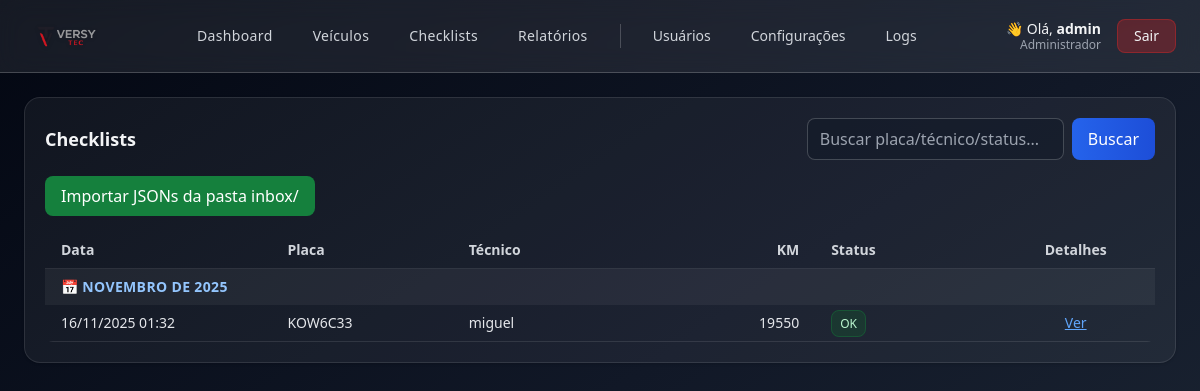
The app's page /checklists (signed in), older data.
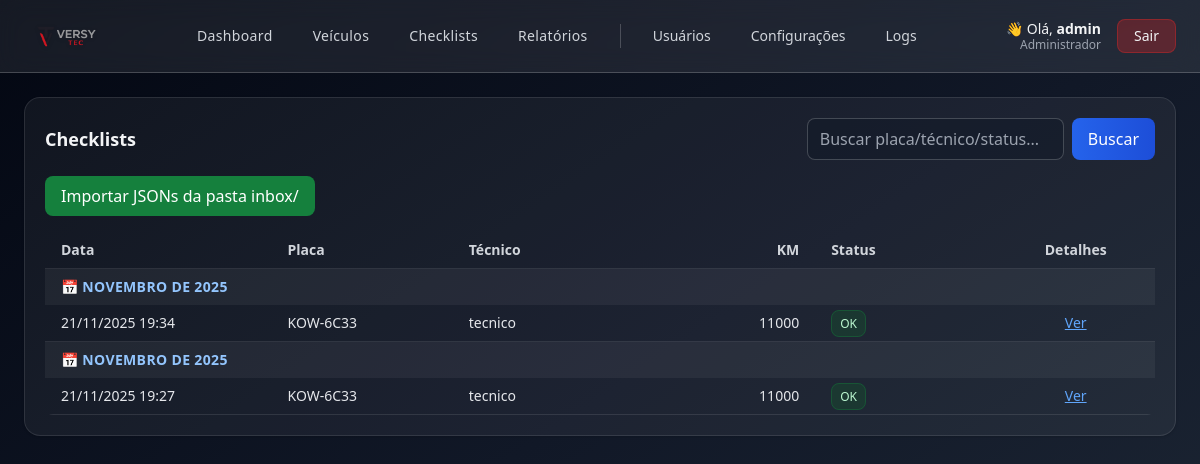
The same page, newer data.
### app.py (models this page shows, shortened)
class User(UserMixin, db.Model):
    __tablename__ = "user"
    id = db.Column(db.Integer, primary_key=True)
    username = db.Column(db.String(80), unique=True, nullable=False)
    password_hash = db.Column(db.String(255), nullable=False)
    is_admin_legacy = db.Column("is_admin", db.Boolean, default=False)
    role = db.Column(db.String(20), default=None)
    @property
    def is_admin(self):
        if self.role is None:
            return bool(self.is_admin_legacy)
        return self.role == "admin"
    @property
    def is_supervisor(self):
        return self.role == "supervisor"
    @property
    def is_tech(self):
        if self.role is None and not self.is_admin_legacy:
            return True
        return self.role == "tech"

class Checklist(db.Model):
    __tablename__ = "checklist"
    id = db.Column(db.Integer, primary_key=True)
    vehicle_id = db.Column(db.Integer, db.ForeignKey("vehicle.id"))
    vehicle = db.relationship("Vehicle", backref="checklists")
    technician = db.Column(db.String(120))
    date = db.Column(db.DateTime, default=datetime.utcnow)
    km = db.Column(db.Integer, default=0)
    status = db.Column(db.String(40), default="OK")
    notes = db.Column(db.Text)
    raw_json = db.Column(db.Text)

class Vehicle(db.Model):
    __tablename__ = "vehicle"
    id = db.Column(db.Integer, primary_key=True)
    plate = db.Column(db.String(20), unique=True, nullable=False)
    brand = db.Column(db.String(80))
    model = db.Column(db.String(80))
    year = db.Column(db.Integer)
    km = db.Column(db.Integer, default=0)
    status = db.Column(db.String(20), default="ATIVO")

### app.py (the view, shortened to what this page needs)
@app.route("/checklists")
@supervisor_allowed
def checklists():
    q = request.args.get("q", "").strip().lower()
    query = Checklist.query.join(Vehicle, Checklist.vehicle_id == Vehicle.id)
    itens = query.order_by(Checklist.date.desc()).all()
    return render_template("checklists.html", itens=itens, q=q)

### app.py (called while the page is built)
@login_manager.user_loader
def load_user(uid):
    return User.query.get(int(uid))

def supervisor_allowed(view):
    @wraps(view)
    def wrapper(*args, **kwargs):
        if not current_user.is_authenticated:
            return redirect(url_for("login"))
        if current_user.is_admin or current_user.is_supervisor:
            return view(*args, **kwargs)
        flash("Acesso restrito a supervisor ou administrador.", "error")
        return redirect(url_for("checklist_mobile"))
    return wrapper

@app.context_processor
def inject_role_flags():
    return dict(
        ROLE_ADMIN=(current_user.is_authenticated and current_user.is_admin),
        ROLE_SUPERVISOR=(current_user.is_authenticated and current_user.is_supervisor),
        ROLE_TECH=(current_user.is_authenticated and current_user.is_tech)
    )

### templates/checklists.html
{% extends 'layout.html' %}
{% set page_title = "Checklists" %}
{% block content %}
<div class="bg-white/5 border border-white/10 rounded-2xl shadow p-5">
  <div class="flex items-center justify-between mb-4">
    <h2 class="text-lg font-semibold">Checklists</h2>
    <form method="get" class="flex gap-2">
      <input name="q" value="{{ q }}"
             placeholder="Buscar placa/técnico/status..."
             class="border border-white/20 bg-gray-900/50 rounded-lg px-3 py-2">
      <button class="bg-gradient-to-r from-blue-600 to-blue-700 text-white rounded-lg px-4">
        Buscar
      </button>
    </form>
  </div>
  <form method="post" action="{{ url_for('checklists_import') }}" class="mb-4">
    <button class="bg-green-700 text-white rounded-lg px-4 py-2">
      Importar JSONs da pasta inbox/
    </button>
  </form>
  <div class="overflow-x-auto rounded-lg">
    <table class="min-w-full text-sm">
      <thead>
        <tr class="text-gray-300 border-b border-white/10 text-left">
          <th class="px-4 py-2 w-40">Data</th>
          <th class="px-4 py-2 w-32">Placa</th>
          <th class="px-4 py-2 w-40">Técnico</th>
          <th class="px-4 py-2 w-24 text-right">KM</th>
          <th class="px-4 py-2 w-32">Status</th>
          <th class="px-4 py-2 w-28 text-center">Detalhes</th>
        </tr>
      </thead>
      <tbody class="text-gray-200">
        {% set last_group = None %}
        {% for c in itens %}
          {% set mes_num = c.date.strftime('%m') %}
          {% if mes_num == '01' %}
            {% set mes_pt = 'Janeiro' %}
          {% elif mes_num == '02' %}
            {% set mes_pt = 'Fevereiro' %}
          {% elif mes_num == '03' %}
            {% set mes_pt = 'Março' %}
          {% elif mes_num == '04' %}
            {% set mes_pt = 'Abril' %}
          {% elif mes_num == '05' %}
            {% set mes_pt = 'Maio' %}
          {% elif mes_num == '06' %}
            {% set mes_pt = 'Junho' %}
          {% elif mes_num == '07' %}
            {% set mes_pt = 'Julho' %}
          {% elif mes_num == '08' %}
            {% set mes_pt = 'Agosto' %}
          {% elif mes_num == '09' %}
            {% set mes_pt = 'Setembro' %}
          {% elif mes_num == '10' %}
            {% set mes_pt = 'Outubro' %}
          {% elif mes_num == '11' %}
            {% set mes_pt = 'Novembro' %}
          {% elif mes_num == '12' %}
            {% set mes_pt = 'Dezembro' %}
          {% else %}
            {% set mes_pt = mes_num %}
          {% endif %}
          {% set grupo = mes_pt ~ ' de ' ~ c.date.strftime('%Y') %}
          {% if grupo != last_group %}
            <tr class="bg-white/5">
              <td colspan="6" class="px-4 py-2 text-blue-300 font-semibold uppercase tracking-wide">
                📅 {{ grupo }}
              </td>
            </tr>
            {% set last_group = grupo %}
          {% endif %}
          <tr class="border-b border-white/10 hover:bg-white/5 transition">
            <td class="px-4 py-2 whitespace-nowrap">
              {{ c.date.strftime('%d/%m/%Y %H:%M') }}
            </td>
            <td class="px-4 py-2">
              {{ c.vehicle.plate if c.vehicle else '-' }}
            </td>
            <td class="px-4 py-2">
              {{ c.technician or '-' }}
            </td>
            <td class="px-4 py-2 text-right">
              {{ c.km }}
            </td>
            <td class="px-4 py-2">
              <span class="px-2 py-1 rounded-lg text-xs
                          bg-green-900/40 text-green-200 border border-green-700/40">
                {{ c.status }}
              </span>
            </td>
            <td class="px-4 py-2 text-center">
              <a class="text-blue-400 underline"
                 href="{{ url_for('checklist_detail', cid=c.id) }}">
                 Ver
              </a>
            </td>
          </tr>
        {% else %}
          <tr>
            <td class="py-3 text-gray-400 text-center" colspan="6">
              Sem registros.
            </td>
          </tr>
        {% endfor %}
      </tbody>
    </table>
  </div>
</div>
{% endblock %}

### templates/layout.html (shortened to what this page needs)
<!doctype html>
<html lang="pt-BR" class="h-full">
  <head>
    <script src="https://cdn.tailwindcss.com"></script>
  </head>
  <body class="min-h-screen bg-gradient-to-br from-gray-950 via-gray-900 to-gray-800 text-gray-100">
    <header class="glass border-b border-white/20 sticky top-0 z-50">
      <div class="max-w-7xl mx-auto px-6 py-2 flex items-center justify-between">
        <div class="flex items-center gap-3">
          <img src="{{ url_for('static', filename='logo.png') }}"
               class="h-14 w-auto object-contain drop-shadow"
               alt="Logo">
        </div>
        {% if current_user.is_authenticated and (ROLE_ADMIN or ROLE_SUPERVISOR) %}
        <nav class="hidden md:flex items-center gap-2 text-sm font-medium mx-auto">
          {% set menu_items = [
            ('Dashboard', 'dashboard'),
            ('Veículos', 'vehicles'),
            ('Checklists', 'checklists'),
            ('Relatórios', 'reports')
          ] %}
          {% for label, route in menu_items %}
            <a href="{{ url_for(route) }}"
               class="px-4 py-2 rounded-lg text-gray-300 hover:text-white
                      hover:bg-blue-600/20 font-medium tracking-wide">
              {{ label }}
            </a>
          {% endfor %}
          {% if ROLE_ADMIN %}
            <a href="{{ url_for('users') }}"
               class="px-4 py-2 rounded-lg text-gray-300 hover:text-white hover:bg-blue-600/20">
               Usuários
            </a>
            <a href="{{ url_for('config_checklist') }}"
               class="px-4 py-2 rounded-lg text-gray-300 hover:text-white hover:bg-blue-600/20">
               Configurações
            </a>
            <a href="{{ url_for('logs') }}"
               class="px-4 py-2 rounded-lg text-gray-300 hover:text-white hover:bg-yellow-600/20">
               Logs
            </a>
          {% endif %}
        </nav>
        {% endif %}
        <div class="flex items-center gap-4">
          {% if current_user.is_authenticated %}
            <div class="text-right leading-tight">
              <p class="text-sm text-gray-100">
                👋 Olá, <span class="font-semibold">{{ current_user.username }}</span>
              </p>
              <p class="text-xs text-gray-400 -mt-0.5">
                {% if ROLE_ADMIN %}Administrador{% elif ROLE_SUPERVISOR %}Supervisor{% else %}Técnico{% endif %}
              </p>
            </div>
            <a href="{{ url_for('logout') }}"
               class="px-4 py-1.5 rounded-lg text-sm bg-red-600/30 border border-red-600/40
                      hover:bg-red-600/40 hover:text-red-100">
              Sair
            </a>
          {% else %}
            <a href="{{ url_for('login') }}" class="text-sm hover:text-blue-400">
              Login
            </a>
          {% endif %}
        </div>
      </div>
    </header>
    <main class="max-w-7xl mx-auto px-6 py-6">
      {% block content %}{% endblock %}
    </main>
  </body>
</html>

### templates/layout.html (style rules this page uses)
* { transition: 0.15s ease-in-out; }
.glass { background: rgba(255, 255, 255, 0.08); backdrop-filter: blur(12px); }

Row changes from the older to the newer data that the page shows:
added Checklist: grupo "NOVEMBRO DE 2025", date "21/11/2025 19:34", vehicle "KOW-6C33", technician "tecnico", km "11000", status "OK"
changed Checklist (number 2 of 2 on the later page): date "16/11/2025 01:32" → "21/11/2025 19:27"; vehicle "KOW6C33" → "KOW-6C33"; technician "miguel" → "tecnico"; km "19550" → "11000"
